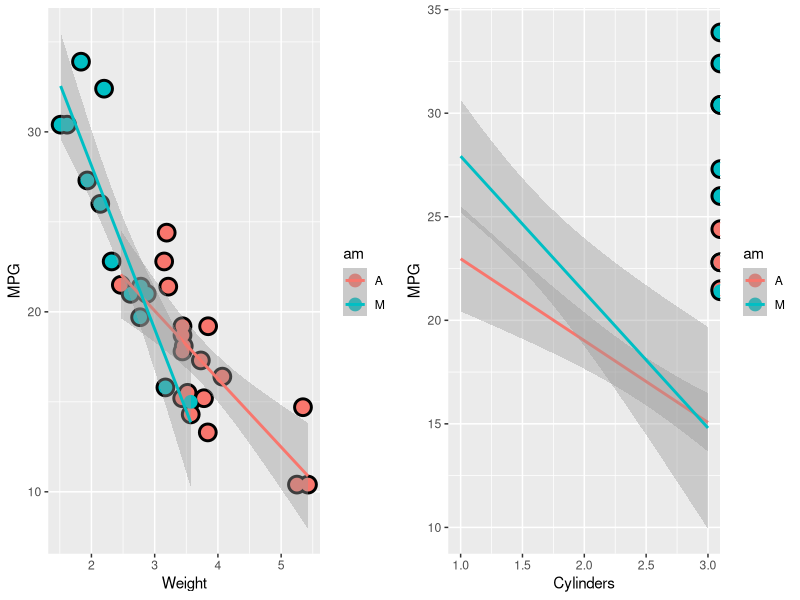

The R script that drew this image:
## ---- chunk 1
library(dplyr);data(mtcars)
trend <- tbl_df(mtcars)
trend$vs<-factor(trend$vs)
trend$cyl<-factor(trend$cyl)
trend$am<-factor(ifelse(trend$am==0, "A", "M"))
trend$vs<-factor(ifelse(trend$vs==0, "V", "S"))
trend$gear<-factor(trend$gear)
trend$carb<-factor(trend$carb)
## ---- chunk 2
library(dplyr)
## ---- chunk 3
gear <- tbl_df(trend)
gear <- group_by(trend, gear, am) 
summarize(gear, count = n())
## ---- chunk 4
fit <- lm(mpg ~ am , data = trend); 
#summary(fit)$coef;
print(paste("R-squared = ",summary(fit)$r.squared))
## ---- chunk 5
y=data.frame(var = character(), rsquared=numeric())
y1 <- cbind(var = "cyl",rsquared = as.numeric(summary(lm(mpg ~ cyl , data = trend))$r.squared))
y2 <- cbind(var = "drat",rsquared = as.numeric(summary(lm(mpg ~ drat , data = trend))$r.squared))
y3 <- cbind(var = "wt",rsquared = as.numeric(summary(lm(mpg ~ wt , data = trend))$r.squared))
y4 <- cbind(var = "vs",rsquared = as.numeric(summary(lm(mpg ~ vs , data = trend))$r.squared))
y5 <- cbind(var = "am",rsquared = as.numeric(summary(lm(mpg ~ am , data = trend))$r.squared))
y6 <- cbind(var = "carb",rsquared = as.numeric(summary(lm(mpg ~ carb , data = trend))$r.squared))
(y<-rbind(y1,y2,y3,y4,y5,y6))
## ---- chunk 6
fit1 <- lm(mpg ~ wt , data = trend)
fit2 <- lm(mpg ~ wt + cyl , data = trend) 
fit3 <- lm(mpg ~ wt + cyl + drat, data = trend)
## ---- chunk 7
anova(fit1, fit2)
## ---- chunk 8
anova(fit2, fit3)
## ---- chunk 9
library(gridExtra)
library(ggplot2)
g = ggplot(trend, aes(x = wt, y = mpg, colour = am))
g = g + geom_point(size = 6, colour = "black") + geom_point(size = 4)
g = g + xlab("Weight") + ylab("MPG")
g = g + geom_smooth(method="lm")


h = ggplot(trend, aes(x = I(as.numeric(cyl)), y = mpg, colour = am))
h = h + geom_point(size = 6, colour = "black") + geom_point(size = 4)
h = h + xlab("Cylinders") + ylab("MPG")
h = h + geom_smooth(method="lm")

grid.arrange(g, h, ncol=2)
## ---- chunk 10
weight<-group_by(trend, am)
summarize(weight, mean(wt), mean(mpg))
## ---- chunk 11
cyl<-group_by(trend, am)
summarize(cyl, mean(as.numeric(cyl)), mean(mpg))
